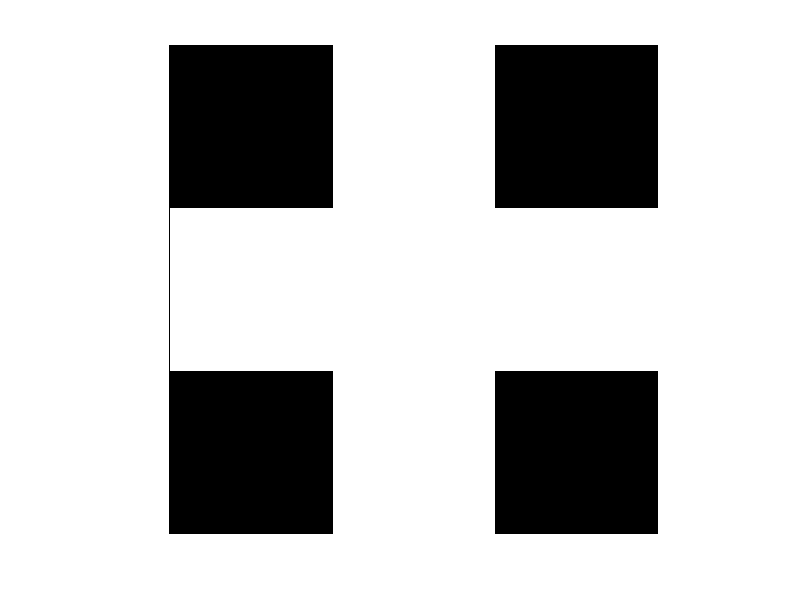

Write MATLAB code to recreate this figure. (Note: this script raises an error after producing the figure.)
%% 

A = [
0, 1, 1;
1, 1, 1;
1, 1, 0;
];

imshow(A)
imwrite(A, "lab_01_01.png")

% histogram(A)

%% 

B = [
0, 128, 1;
128, 255, 1;
1, 500, 0
];

C = uint8(B);

imshow(C)
imwrite(C, "lab_01_02.png")


%% 
C = uint8(B);

imshow(C)
imwrite(C, "lab_01_03.png")

%%

D = uint8([ 
    0, 255, 0; 
    400, 300, 500;
    0, 255, 0
    ]);

imshow(D)
imwrite(D, "lab_01_04.png")

%% 

F = imread("images\a.jpg");
G = im2gray(F);

histogram(G)
%imshow(G)

%% 

H = G + 10;
imshow(H)
imwrite(H, "imagen_mejorada.png")

%% 

imagen_clara = imread("images\b.jpg");
% I = imagen_clara - 100;


%%


A = imread("images\d.jpg");
histogram(A)


%%

histogram(imagen_clara)
% imshow(I)



%% 

A = imread("images\a.jpg");
B = im2gray(A);
C = double(B);

D = log(C  + 1 );

D_min = D - min(D, [], "all");
D_max = max(D_min, [], "all");

F = D_min ./ D_max;

imshow(F)
%%

imshow(J)


J_min = J - min(J, [], "all");

K = 255;

im  =  uint8(K *  (J_min ./ max(J_min, [], "all")));

imshow(im)














%%


A = imread("images\a.jpg");
B = im2gray(A);
C = double(B);

D = C .^ 0.65;

D_min = D - min(D, [], "all");
D_max = max(D_min, [], "all");

F = D_min ./ D_max;

histogram(F)
%imshow(F)